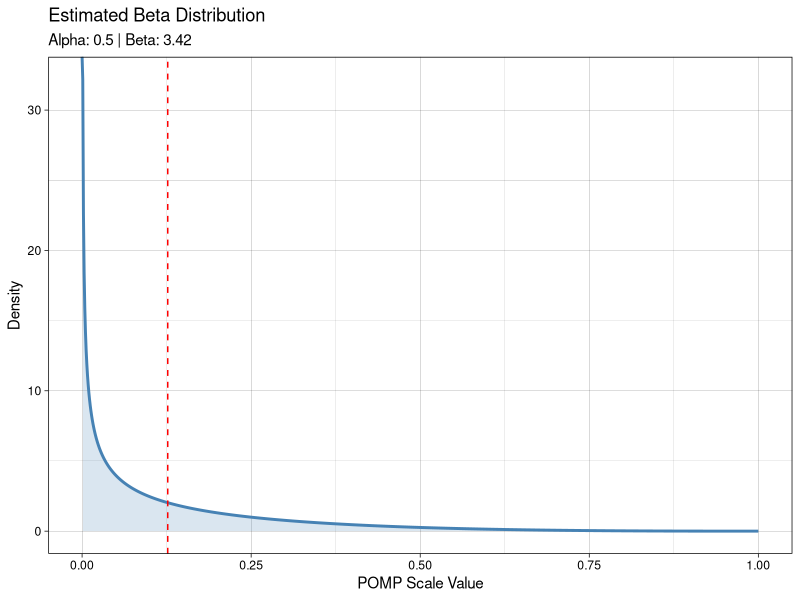
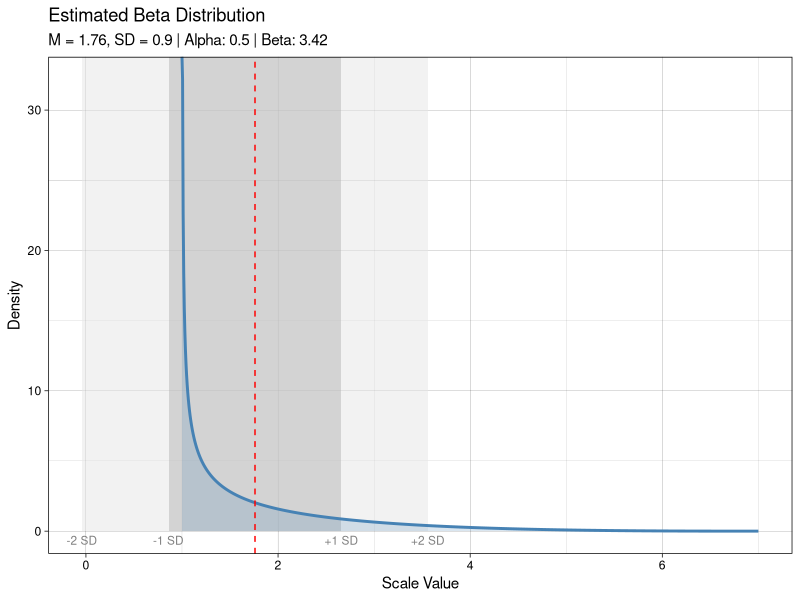
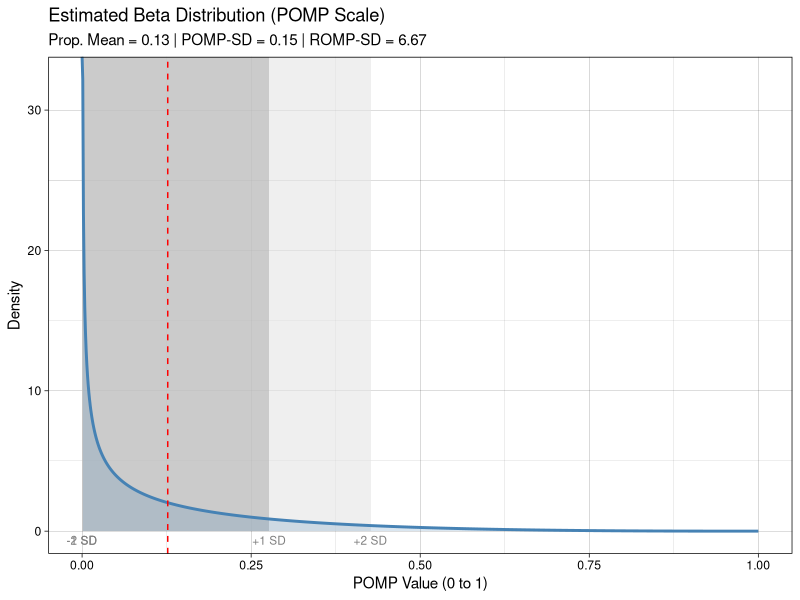

These charts were generated, in order, by the following R code:
## ---- chunk 1

library(tidyverse)

estimate_beta_distribution_from_mean_sd <- function(mean_val, sd_val, min_pos, max_pos) {
  # 1. Transform to proportionate scale (0-1)
  range_val <- max_pos - min_pos
  mu_prop   <- (mean_val - min_pos) / range_val
  var_prop  <- (sd_val / range_val)^2
  
  # 2. Constraint check: Variance must be < mu*(1-mu)
  # Using a small epsilon to avoid exactly zero or negative phi
  max_possible_var <- mu_prop * (1 - mu_prop)
  
  # 3. Calculate Beta shape parameters
  # phi is the 'precision' parameter
  phi <- (max_possible_var / pmax(var_prop, 1e-6)) - 1
  
  alpha <- mu_prop * phi
  beta  <- (1 - mu_prop) * phi
  
  # Handle cases where variance is too high for a Beta distribution
  invalid <- var_prop >= max_possible_var | alpha <= 0 | beta <= 0
  
  return(tibble(
    alpha = ifelse(invalid, NA_real_, alpha),
    beta = ifelse(invalid, NA_real_, beta)
  ))
}


## ---- chunk 2

# 1. Define the parameters for your specific scale

# BDI-II-like data
# mean_val <- 25
# sd_val   <- 9
# min_pos  <- 0
# max_pos  <- 63

# # evaluations of 'love'
# mean_val <- 6.74
# sd_val   <- 0.54
# min_pos  <- 1
# max_pos  <- 7

# # "please respond with 7"
# mean_val <- 6.99
# sd_val   <- 0.14
# min_pos  <- 1
# max_pos  <- 7

# classic 3 evaluations of poop
mean_val <- 1.76
sd_val   <- 0.90
min_pos  <- 1
max_pos  <- 7

# 2. Get the alpha and beta estimates using your function
params <- estimate_beta_distribution_from_mean_sd(mean_val, sd_val, min_pos, max_pos)

## ---- chunk 3

# 3. Generate the plot
if (!is.na(params$alpha)) {
  
  # Create a sequence of 1000 points between 0 and 1
  plot_data <- tibble(x_prop = seq(0, 1, length.out = 1000)) %>%
    mutate(
      # Calculate the density for each point
      density = dbeta(x_prop, params$alpha, params$beta),
      # Transform the x-axis back to the original scale for the plot
      x_original = x_prop * (max_pos - min_pos) + min_pos
    )
  
  # Create the ggplot
  ggplot(plot_data, aes(x = x_original, y = density)) +
    geom_line(color = "steelblue", size = 1) +
    geom_area(fill = "steelblue", alpha = 0.2) +
    theme_linedraw() +
    labs(
      title = "Estimated Beta Distribution",
      subtitle = paste0("Alpha: ", round(params$alpha, 2), 
                        " | Beta: ", round(params$beta, 2)),
      x = "Scale Value",
      y = "Density"
    ) +
    geom_vline(xintercept = mean_val, linetype = "dashed", color = "red") +
    annotate("text", x = mean_val, y = 0, label = "Mean", 
             vjust = -1, color = "red", angle = 90, size = 3)
  
  dist_mean <- params$alpha / (params$alpha + params$beta)
  
  ggplot(plot_data, aes(x = x_prop, y = density)) +
    geom_line(color = "steelblue", size = 1) +
    geom_area(fill = "steelblue", alpha = 0.2) +
    theme_linedraw() +
    labs(
      title = "Estimated Beta Distribution",
      subtitle = paste0("Alpha: ", round(params$alpha, 2), 
                        " | Beta: ", round(params$beta, 2)),
      x = "POMP Scale Value",
      y = "Density"
    ) +
    geom_vline(xintercept = dist_mean, linetype = "dashed", color = "red")    

  } else {
  message("The provided Mean and SD are incompatible with a Beta distribution.")
}

## ---- chunk 4

# 1. Calculate the bounds on the original scale
sd_lower <- mean_val - sd_val
sd_upper <- mean_val + sd_val
sd2_lower <- mean_val - sd_val*2
sd2_upper <- mean_val + sd_val*2

# 2. Update the plot
ggplot(plot_data, aes(x = x_original, y = density)) +
  # Add the shaded SD region first (so it's in the background)
  annotate("rect", 
           xmin = sd2_lower, xmax = sd2_upper, 
           ymin = 0, ymax = Inf, 
           fill = "grey90", alpha = 0.5) +
  annotate("rect", 
           xmin = sd_lower, xmax = sd_upper, 
           ymin = 0, ymax = Inf, 
           fill = "grey70", alpha = 0.5) +
  geom_line(color = "steelblue", size = 1) +
  geom_area(fill = "steelblue", alpha = 0.2) +
  theme_linedraw() +
  labs(
    title = "Estimated Beta Distribution",
    subtitle = paste0("M = ", mean_val, ", SD = ", sd_val, 
                      " | Alpha: ", round(params$alpha, 2), 
                      " | Beta: ", round(params$beta, 2)),
    x = "Scale Value",
    y = "Density"
  ) +
  # Reference line for the Mean
  geom_vline(xintercept = mean_val, linetype = "dashed", color = "red") +
  # Optional: Labels for the SD bounds
  annotate("text", x = sd_lower, y = 0, label = "-1 SD", 
           vjust = 1.5, size = 3, color = "grey50") +
  annotate("text", x = sd_upper, y = 0, label = "+1 SD", 
           vjust = 1.5, size = 3, color = "grey50") +
  annotate("text", x = sd2_lower, y = 0, label = "-2 SD", 
           vjust = 1.5, size = 3, color = "grey50") +
  annotate("text", x = sd2_upper, y = 0, label = "+2 SD", 
           vjust = 1.5, size = 3, color = "grey50")

## ---- chunk 5

# 1. Calculate the Proportionate (POMP) values
range_val <- max_pos - min_pos
mu_prop   <- (mean_val - min_pos) / range_val
sd_prop   <- sd_val / range_val
romp_sd <- range_val / sd_val

# 2. Define the SD bounds on the 0-1 scale
# We use pmin/pmax to ensure the shading stays within the logical 0-1 boundaries
pomp_sd_lower <- pmax(0, mu_prop - sd_prop)
pomp_sd_upper <- pmin(1, mu_prop + sd_prop)
pomp_sd2_lower <- pmax(0, mu_prop - sd_prop*2)
pomp_sd2_upper <- pmin(1, mu_prop + sd_prop*2)

# 3. Create the plot
ggplot(plot_data, aes(x = x_prop, y = density)) +
  # Add shaded region for M +/- SD on the POMP scale
  annotate("rect", 
           xmin = pomp_sd2_lower, xmax = pomp_sd2_upper, 
           ymin = 0, ymax = Inf, 
           fill = "grey90", alpha = 0.6) +
  annotate("rect", 
           xmin = pomp_sd_lower, xmax = pomp_sd_upper, 
           ymin = 0, ymax = Inf, 
           fill = "grey70", alpha = 0.6) +
  geom_line(color = "steelblue", size = 1) +
  geom_area(fill = "steelblue", alpha = 0.2) +
  theme_linedraw() +
  labs(
    title = "Estimated Beta Distribution (POMP Scale)",
    subtitle = paste0("Prop. Mean = ", round(mu_prop, 2), 
                      " | POMP-SD = ", round(sd_prop, 2),
                      " | ROMP-SD = ", round(romp_sd, 2)),
    x = "POMP Value (0 to 1)",
    y = "Density"
  ) +
  # Vertical line at the Proportionate Mean
  geom_vline(xintercept = mu_prop, linetype = "dashed", color = "red") +
  # Label the bounds
  annotate("text", x = pomp_sd_lower, y = 0, label = "-1 SD", 
           vjust = 1.5, size = 3, color = "grey50") +
  annotate("text", x = pomp_sd_upper, y = 0, label = "+1 SD", 
           vjust = 1.5, size = 3, color = "grey50") +
  annotate("text", x = pomp_sd2_lower, y = 0, label = "-2 SD", 
           vjust = 1.5, size = 3, color = "grey50") +
  annotate("text", x = pomp_sd2_upper, y = 0, label = "+2 SD", 
           vjust = 1.5, size = 3, color = "grey50")
